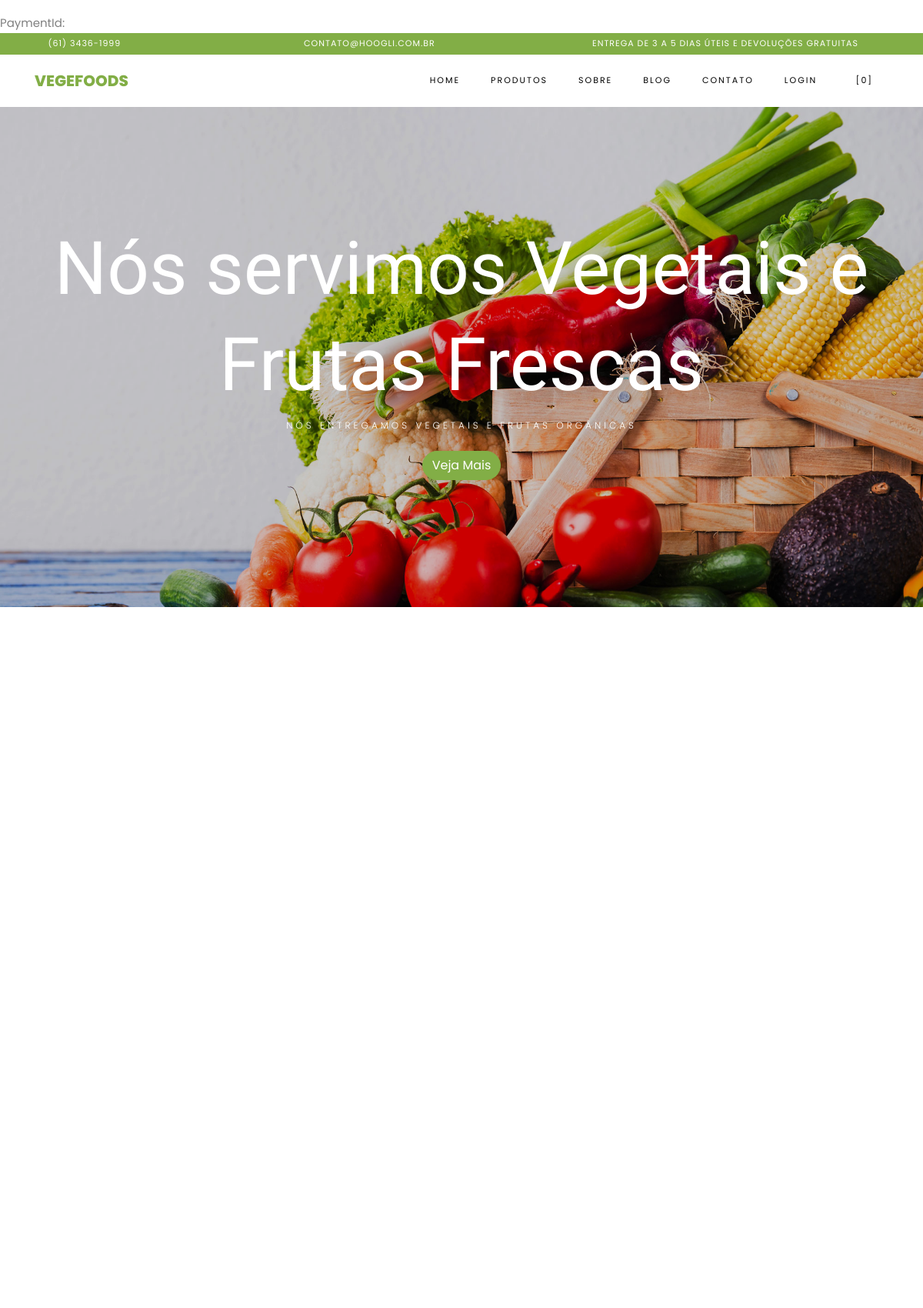
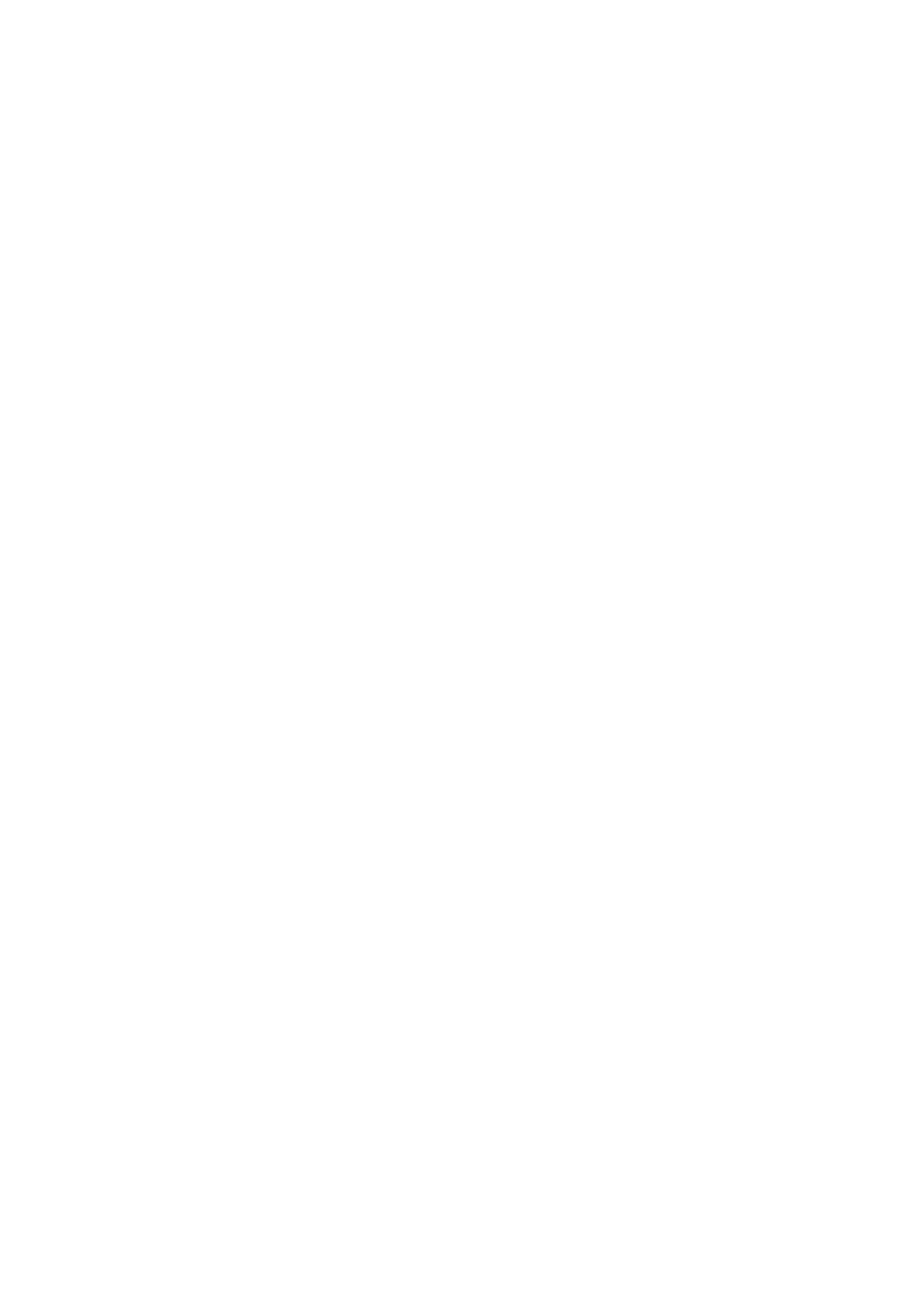
The page / (upper part) on the database its author committed (2 pictures, top to bottom).
### tables this page shows
CREATE TABLE `tbl_config` (
  `id` int(11) NOT NULL,
  `id_campanha` int(11) DEFAULT NULL,
  `favicon` varchar(250) DEFAULT NULL,
  `facebook` varchar(250) DEFAULT NULL,
  `twitter` varchar(250) DEFAULT NULL,
  `instagram` varchar(250) DEFAULT NULL,
  `youtube` varchar(250) DEFAULT NULL,
  `linkedln` varchar(250) DEFAULT NULL,
  `nome_empresa` varchar(250) DEFAULT NULL,
  `endereco` varchar(250) DEFAULT NULL,
  `telefone1` varchar(40) DEFAULT NULL,
  `telefone2` varchar(40) DEFAULT NULL,
  `email1` varchar(250) DEFAULT NULL,
  `email2` varchar(250) DEFAULT NULL,
  `cep_loja` varchar(20) DEFAULT NULL,
  `merchant_id_cielo` varchar(250) DEFAULT NULL,
  `merchant_key_cielo` varchar(250) DEFAULT NULL
);

CREATE TABLE `tbl_sliders` (
  `id` int(11) NOT NULL,
  `foto` varchar(250) DEFAULT NULL,
  `titulo1` varchar(250) DEFAULT NULL,
  `titulo2` varchar(250) DEFAULT NULL,
  `breve` text DEFAULT NULL,
  `tem_botao` varchar(2) DEFAULT NULL,
  `nome_botao` varchar(250) DEFAULT NULL,
  `link_botao` varchar(250) DEFAULT NULL,
  `lado_texto` varchar(2) DEFAULT NULL,
  `tem_titulo2` enum('S','N') NOT NULL
);

### Connection/con-pdo.php (called while the page is built, shortened)
<?php
$conInstanciada = '';
if(empty($conInstanciada)) {
	class Conexao {
		private static $pdo;
		public static function getInstance() {
		if (!isset(self::$pdo)) {
		 try {
		  $opcoes = array(PDO::MYSQL_ATTR_INIT_COMMAND => 'SET NAMES utf8', PDO::ATTR_PERSISTENT => TRUE);
		  self::$pdo = new PDO("mysql:host=" . HOST . "; dbname=" . DBNAME . "; charset=" . CHARSET . ";", USER, PASSWORD, $opcoes);
		  self::$pdo->setAttribute(PDO::ATTR_ERRMODE, PDO::ERRMODE_EXCEPTION);
		 } catch (PDOException $e) {
		  print "Erro: " . $e->getMessage();
		 }
		}
		return self::$pdo;
		}
	}
}

### Class/config.class.php (called while the page is built, shortened)
<?php
$ConfigSistemaInstanciada = '';
if(empty($ConfigSistemaInstanciada)) {
	if(file_exists('Connection/conexao.php')) {
		require_once('Connection/con-pdo.php');
	} else {
		require_once('../Connection/con-pdo.php');
		require_once('../funcoes.php');
	}
	class ConfigSistema {
		private $pdo = null;
		private static $ConfigSistema = null;
		private function __construct($conexao){
			$this->pdo = $conexao;
		}
		public static function getInstance($conexao){
			if (!isset(self::$ConfigSistema)):
				self::$ConfigSistema = new ConfigSistema($conexao);
			endif;
			return self::$ConfigSistema;
		}
		function rsDados() {
			try{
				$sql = "SELECT * FROM tbl_config ";
				$stm = $this->pdo->prepare($sql);
				$stm->execute();
				$rsDados = $stm->fetchAll(PDO::FETCH_OBJ);
				$this->telefone1 = $rsDados[0]->telefone1;
				$this->email1 = $rsDados[0]->email1;
			} catch(PDOException $erro){
				echo $erro->getLine();
			}
			return($this);
		}
	}
}

### includes.php (called while the page is built, shortened)
<?php
include "Class/config.class.php";
$infoSistema = ConfigSistema::getInstance(Conexao::getInstance())->rsDados();
include "Class/banners.class.php";
$banners = Banners::getInstance(Conexao::getInstance());
 function pre_r($array){
        print_r($array);
    }
?>

### Class/banners.class.php (called while the page is built, shortened)
<?php
$BannersInstanciada = '';
if(empty($BannersInstanciada)) {
	if(file_exists('Connection/conexao.php')) {
		require_once('Connection/con-pdo.php');
	} else {
		require_once('../Connection/con-pdo.php');
		require_once('../funcoes.php');
	}
	class Banners {
		private $pdo = null;
		private static $Banners = null;
		private function __construct($conexao){
			$this->pdo = $conexao;
		}
		public static function getInstance($conexao){
			if (!isset(self::$Banners)):
				self::$Banners = new Banners($conexao);
			endif;
			return self::$Banners;
		}
		function rsDados($id='', $orderBy='', $limite='') {
			$nCampos = 0;
			$sql = '';
			$sqlOrdem = '';
			$sqlLimite = '';
			try{
				$sql = "SELECT * FROM tbl_sliders where 1=1 $sql $sqlOrdem $sqlLimite";
				$stm = $this->pdo->prepare($sql);
				for($i=1; $i<=$nCampos; $i++) {
					$stm->bindValue($i, $campo[$i]);
				}
				$stm->execute();
				$rsDados = $stm->fetchAll(PDO::FETCH_OBJ);
				if($id <> '' or $limite == 1) {
					return($rsDados[0]);
				} else {
					return($rsDados);
				}
			} catch(PDOException $erro){
				echo $erro->getMessage();
			}
		}
	}
}

### index.php (the view, shortened to what this page needs)
<?php include "includes.php";
$puxaBanners = $banners->rsDados();
$pegandos = $apissandboxescielo->credCardCompleto();
$pegado = $pegandos['Payment'];
echo "PaymentId: ".$pegado['PaymentId'];
?>
<!DOCTYPE html>
<html lang="pt-br">
  <head>
    <link rel="stylesheet" href="css/open-iconic-bootstrap.min.css">
    <link rel="stylesheet" href="css/animate.css">
    <link rel="stylesheet" href="css/owl.carousel.min.css">
    <link rel="stylesheet" href="css/owl.theme.default.min.css">
    <link rel="stylesheet" href="css/magnific-popup.css">
    <link rel="stylesheet" href="css/aos.css">
    <link rel="stylesheet" href="css/ionicons.min.css">
    <link rel="stylesheet" href="css/bootstrap-datepicker.css">
    <link rel="stylesheet" href="css/jquery.timepicker.css">
    <link rel="stylesheet" href="css/flaticon.css">
    <link rel="stylesheet" href="css/icomoon.css">
    <link rel="stylesheet" href="css/style.css">
  </head>
  <body class="goto-here">
		<?php include "header.php";?>
    <section id="home-section" class="hero">
		  <div class="home-slider owl-carousel">
			  <?php foreach($puxaBanners as $puxaBanner){?>
	      <div class="slider-item" style="background-image: url(img/<?php echo $puxaBanner->foto;?>);">
	      	<div class="overlay"></div>
	        <div class="container">
	          <div class="row slider-text justify-content-center align-items-center" data-scrollax-parent="true">
	            <div class="col-md-12 ftco-animate text-center">
	              <h1 class="mb-2"><?php echo $puxaBanner->titulo1;?></h1>
	              <h2 class="subheading mb-4"><?php echo $puxaBanner->titulo2;?></h2>
				  <?php if(isset($puxaBanner->tem_botao) && $puxaBanner->tem_botao == 'S'){?>
	              <p><a href="<?php echo $puxaBanner->link_botao;?>" class="btn btn-primary"><?php echo $puxaBanner->nome_botao;?></a></p>
				  <?php }?>
	            </div>
	          </div>
	        </div>
	      </div>
			<?php }?>
	    </div>
    </section>
    <section class="ftco-section">
			<div class="container">
				<div class="row no-gutters ftco-services">
        </div>
			</div>
		</section>
		<section class="ftco-section ftco-category ftco-no-pt">
			<div class="container">
				<div class="row">
					<div class="col-md-8">
						<div class="row">
							<div class="col-md-6 order-md-last align-items-stretch d-flex">
							</div>
							<div class="col-md-6">
							</div>
						</div>
					</div>
					<div class="col-md-4">
					</div>
				</div>
			</div>
		</section>
    <section class="ftco-section">
    	<div class="container">
				<div class="row justify-content-center mb-3 pb-3">
        </div>
    	</div>
    	<div class="container">
    		<div class="row">
    		</div>
    	</div>
    </section>
    <section class="ftco-section testimony-section">
      <div class="container">
        <div class="row justify-content-center mb-5 pb-3">
        </div>
      </div>
    </section>
  </body>
</html>

### header.php (shortened to what this page needs)
<div class="py-1 bg-primary">
    	<div class="container">
    		<div class="row no-gutters d-flex align-items-start align-items-center px-md-0">
	    		<div class="col-lg-12 d-block">
		    		<div class="row d-flex">
		    			<div class="col-md pr-4 d-flex topper align-items-center">
							<?php if(isset($infoSistema->telefone1) && !empty($infoSistema->telefone1)){?>
	                <div class="icon mr-2 d-flex justify-content-center align-items-center"><span class="icon-phone2"></span></div>
						    <span class="text"><?php echo $infoSistema->telefone1;?></span>
                    <?php }?>
					    </div>
					    <div class="col-md pr-4 d-flex topper align-items-center">
							<?php if(isset($infoSistema->email1) && !empty($infoSistema->email1)){?>
	                <div class="icon mr-2 d-flex justify-content-center align-items-center"><span class="icon-paper-plane"></span></div>
						    <span class="text"><?php echo $infoSistema->email1;?></span>
                    <?php }?>
					    </div>
					    <div class="col-md-5 pr-4 d-flex topper align-items-center text-lg-right">
						    <span class="text">Entrega de 3 a 5 dias úteis e Devoluções Gratuitas</span>
					    </div>
				    </div>
			    </div>
		    </div>
		  </div>
    </div>
    <nav class="navbar navbar-expand-lg navbar-dark ftco_navbar bg-dark ftco-navbar-light" id="ftco-navbar">
	    <div class="container">
	      <a class="navbar-brand" href="<?php echo SITE_URL;?>/.">Vegefoods</a>
	      <div class="collapse navbar-collapse" id="ftco-nav">
	        <ul class="navbar-nav ml-auto">
	          <li class="nav-item active"><a href="." class="nav-link">Home</a></li>
            <li class="nav-item"><a href="<?php echo SITE_URL;?>/produtos" class="nav-link">Produtos</a></li>
	          <li class="nav-item"><a href="<?php echo SITE_URL;?>/sobre" class="nav-link">Sobre</a></li>
	          <li class="nav-item"><a href="<?php echo SITE_URL;?>/blog" class="nav-link">Blog</a></li>
	          <li class="nav-item"><a href="<?php echo SITE_URL;?>/contato" class="nav-link">Contato</a></li>
			  <li class="nav-item">
				  <?php if(isset($_SESSION['clienteLogado']) && $_SESSION['clienteLogado'] == 'S'){?>
				  <a href="<?php echo SITE_URL;?>/area-cliente" class="nav-link">Minha Área</a>
				  <?php }else{?>
				   <a href="<?php echo SITE_URL;?>/login" class="nav-link">Login</a>
				  <?php }?>
				  </li>
	          <li class="nav-item cta cta-colored"><a data-toggle="modal" data-target="#cartModal" class="nav-link"><span class="icon-shopping_cart"></span>[<?php if(isset($_SESSION['shopping_cart']) && !empty($_SESSION['shopping_cart'])){ echo count($_SESSION['shopping_cart']);}else{ echo "0";}?>]</a></li>
	        </ul>
	      </div>
	    </div>
	  </nav>

### css/icomoon.css (style rules this page uses)
[class^="icon-"], [class*=" icon-"] { font-family: 'icomoon' !important; speak: none; font-style: normal; font-weight: normal; font-variant: normal; text-transform: none; line-height: 1; -webkit-font-smoothing: antialiased; -moz-osx-font-smoothing: grayscale; }
.icon-paper-plane:before { content: "\f1d8"; }
.icon-phone2:before { content: "\e0cd"; }
.icon-shopping_cart:before { content: "\e8cc"; }

### rows shown on the page
tbl_config: telefone1 "(61) 3436-1999", email1 "CONTATO@HOOGLI.COM.BR"
tbl_sliders: foto (picture), titulo1 "Nós servimos Vegetais e Frutas Frescas", titulo2 "NÓS ENTREGAMOS VEGETAIS E FRUTAS ORGÂNICAS", nome_botao "Veja Mais"
